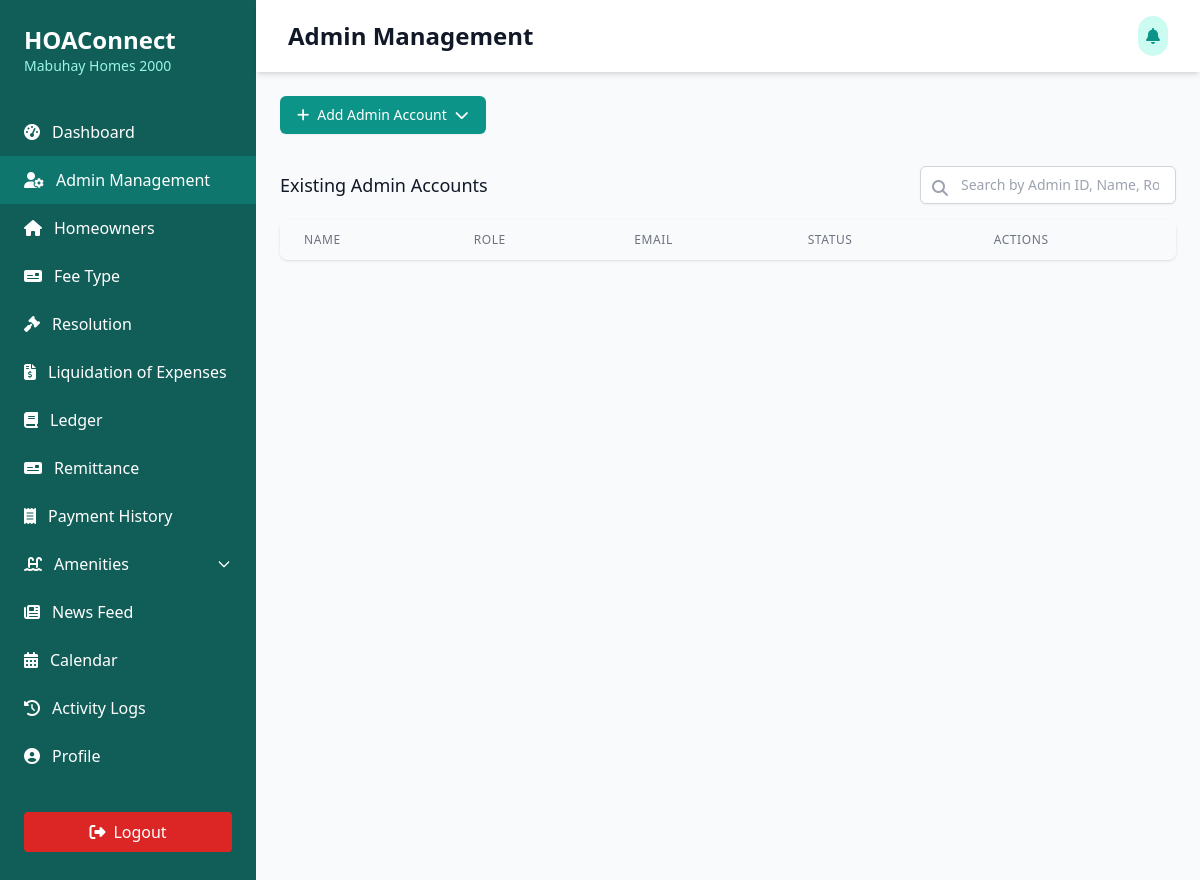
Page /Users/president/president-accounts.php on the earlier database version.
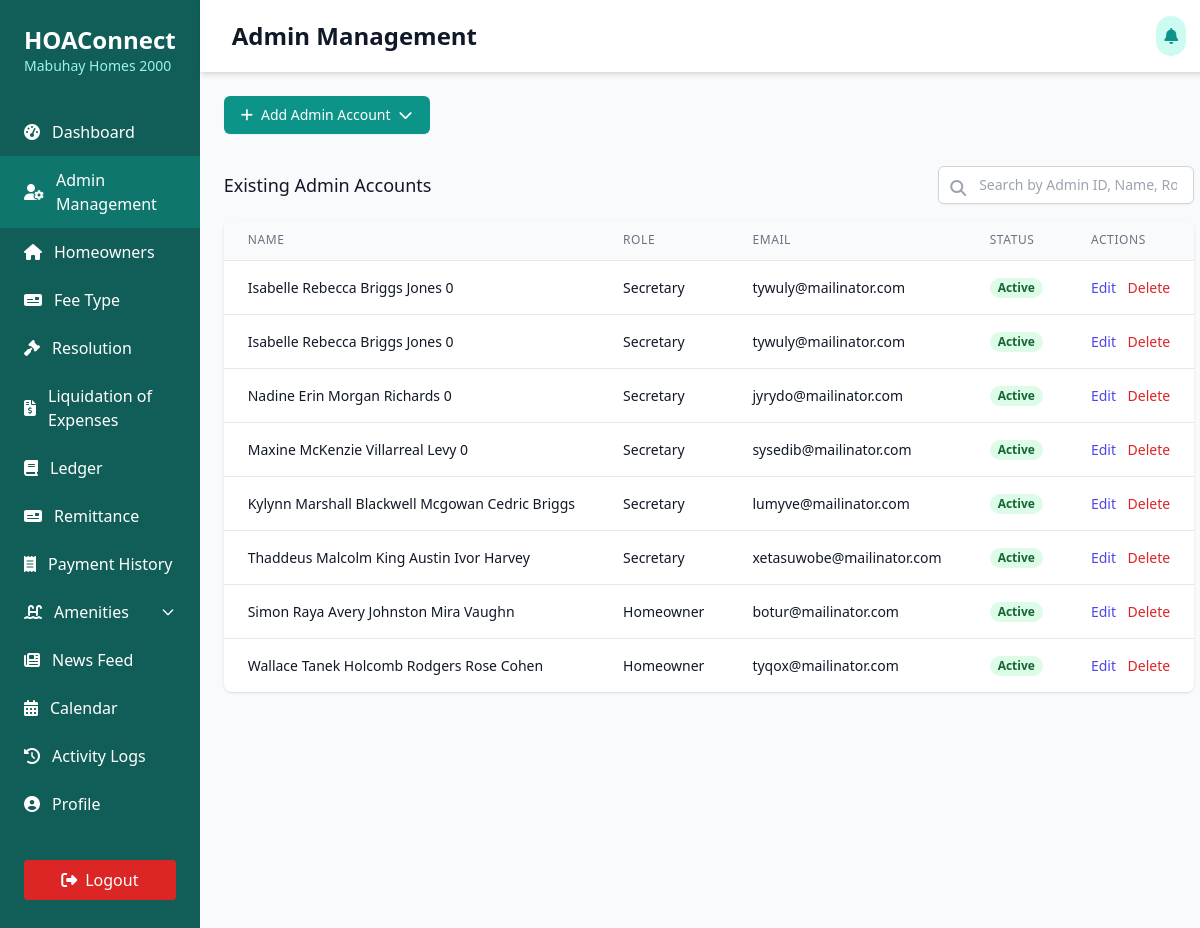
Same page on the later database version.
### tables this page shows
CREATE TABLE `users` (
  `id` int(11) NOT NULL,
  `role_id` int(11) NOT NULL,
  `user_id` int(11) NOT NULL,
  `first_name` varchar(255) NOT NULL,
  `middle_name` varchar(255) NOT NULL,
  `last_name` varchar(255) NOT NULL,
  `suffix` varchar(50) NOT NULL,
  `email_address` varchar(100) NOT NULL,
  `hoa_number` int(11) DEFAULT NULL,
  `phone_number` varchar(100) NOT NULL,
  `age` int(11) NOT NULL,
  `date_of_birth` date NOT NULL,
  `citizenship` varchar(100) NOT NULL,
  `civil_status` varchar(100) NOT NULL,
  `home_address` varchar(255) DEFAULT NULL,
  `lot_number` int(11) NOT NULL,
  `block_number` int(11) NOT NULL,
  `phase_number` int(11) NOT NULL,
  `village_name` varchar(200) NOT NULL,
  `date_created` date NOT NULL,
  `date_updated` date NOT NULL
);

### Users/president/president-accounts.php (the view, shortened to what this page needs)
<?php
include('../../connection/connection.php');
?>
<!DOCTYPE html>
<html lang="en">
<head>
  <script src="https://cdn.tailwindcss.com"></script>
  <link rel="stylesheet" href="https://cdnjs.cloudflare.com/ajax/libs/font-awesome/6.4.0/css/all.min.css" />
</head>
<body class="bg-gray-50">
  <div class="min-h-screen flex">
    <div class="bg-teal-800 text-white w-64 py-6 flex flex-col">
      <div class="px-6 mb-8">
        <h1 class="text-2xl font-bold">HOAConnect</h1>
        <p class="text-sm text-teal-200">Mabuhay Homes 2000</p>
      </div>
      <nav class="flex-1">
        <a href="president-dashboard.html" class="flex items-center px-6 py-3 hover:bg-teal-600">
          <i class="fas fa-tachometer-alt mr-3"></i>
          <span>Dashboard</span>
        </a>
        <a href="president-accounts.php" class="flex items-center px-6 py-3 hover:bg-teal-600">
          <i class="fas fa-user-gear mr-3"></i>
          <span>Admin Management</span>
        </a>
        <a href="registered-homeowners.php" class="flex items-center px-6 py-3 hover:bg-teal-600">
          <i class="fas fa-home mr-3"></i>
          <span>Homeowners</span>
        </a>
        <a href="president-feetype.html" class="flex items-center px-6 py-3 hover:bg-teal-600">
          <i class="fas fa-money-check mr-3"></i>
          <span>Fee Type</span>
        </a>
        <a href="president-projectproposal.html" class="flex items-center px-6 py-3 hover:bg-teal-600">
          <i class="fas fa-gavel mr-3"></i>
          <span>Resolution</span>
        </a>
        <a href="president-liquidation.html" class="flex items-center px-6 py-3 hover:bg-teal-600">
          <i class="fas fa-file-invoice-dollar mr-3"></i>
          <span>Liquidation of Expenses</span>
        </a>
        <a href="president-ledger.html" class="flex items-center px-6 py-3 hover:bg-teal-600">
          <i class="fas fa-book mr-3"></i>
          <span>Ledger</span>
        </a>
        <a href="president-remittance.html" class="flex items-center px-6 py-3 hover:bg-teal-600">
          <i class="fas fa-money-check mr-3"></i>
          <span>Remittance</span>
        </a>
        <a href="president-payment-history.html" class="flex items-center px-6 py-3 hover:bg-teal-600">
          <i class="fas fa-receipt mr-3"></i>
          <span>Payment History</span>
        </a>
         <div x-data="{ open: false }">
          <button @click="open = !open" :aria-expanded="open" class="flex items-center w-full px-6 py-3 hover:bg-teal-600 focus:outline-none">
            <i class="fas fa-swimming-pool mr-3"></i>
            <span class="flex-1 text-left">Amenities</span>
            <svg :class="{ 'rotate-180': open }" class="w-4 h-4 transition-transform duration-200" fill="none" stroke="currentColor" viewBox="0 0 24 24">
              <path stroke-linecap="round" stroke-linejoin="round" stroke-width="2" d="M19 9l-7 7-7-7" />
            </svg>
          </button>
        </div>
        <a href="president-newsfeed.html" class="flex items-center px-6 py-3 hover:bg-teal-600">
          <i class="fas fa-newspaper mr-3"></i>
          <span>News Feed</span>
        </a>
        <a href="president-calendar.html" class="flex items-center px-6 py-3 hover:bg-teal-600">
          <i class="fas fa-calendar-alt mr-3"></i>
          <span>Calendar</span>
        </a>
        <a href="president-logs.html" class="flex items-center px-6 py-3 hover:bg-teal-600">
          <i class="fas fa-history mr-3"></i>
          <span>Activity Logs</span>
        </a>
        <a href="president-profile.html" class="flex items-center px-6 py-3 hover:bg-teal-600">
          <i class="fas fa-user-circle mr-3"></i>
          <span>Profile</span>
        </a>
      </nav>
      <div class="px-6 py-4 mt-auto">
        <button class="mt-4 w-full bg-red-600 hover:bg-red-700 text-white py-2 px-4 rounded flex items-center justify-center">
          <i class="fas fa-sign-out-alt mr-2"></i> Logout
        </button>
      </div>
    </div>
    <div class="flex-1 flex flex-col">
      <header class="bg-white shadow-md">
        <div class="max-w-7xl mx-auto py-4 px-4 sm:px-6 lg:px-8 flex justify-between items-center">
            <h1 class="text-2xl font-bold text-gray-900">Admin Management</h1>
            <div class="flex items-center space-x-2">
              <button class="bg-teal-100 p-2 rounded-full text-teal-600 hover:bg-teal-200">
                <i class="fas fa-bell"></i>
              </button>
            </div>
          </div>
    </header>
      <main class="flex-1 p-6">
        <div class="mb-6" x-data="{ open: false }">
          <div class="relative inline-block text-left">
            <button @click="open = !open" type="button"
              class="inline-flex justify-center items-center py-2 px-4 border border-transparent rounded-md shadow-sm text-sm font-medium text-white bg-teal-600 hover:bg-teal-700 focus:outline-none focus:ring-2 focus:ring-offset-2 focus:ring-teal-500">
              <i class="fas fa-plus mr-2"></i>
              Add Admin Account
              <i class="fas fa-chevron-down ml-2"></i>
            </button>
          </div>
        </div>
        <div class="mt-8">
          <div class="flex justify-between items-center mb-4">
            <h3 class="text-lg font-medium text-gray-900">Existing Admin Accounts</h3>
            <div class="relative">
              <input type="text" id="search-input" placeholder="Search by Admin ID, Name, Role, or Email..."
                class="w-full sm:w-64 border border-gray-300 rounded-md shadow-sm py-2 pl-10 pr-4 focus:outline-none focus:ring-2 focus:ring-teal-500 focus:border-teal-500 sm:text-sm"
                onkeyup="searchTable()" />
              <span class="absolute left-3 top-2.5 text-gray-400">
                <i class="fas fa-search"></i>
              </span>
            </div>
          </div>
          <div class="bg-white shadow rounded-lg overflow-hidden">
            <div class="overflow-x-auto">
              <table id="secretary-table" class="min-w-full divide-y divide-gray-200">
                <thead class="bg-gray-50">
                  <tr>
                    <th scope="col" class="px-6 py-3 text-left text-xs font-medium text-gray-500 uppercase tracking-wider">
                      Name
                    </th>
                    <th scope="col" class="px-6 py-3 text-left text-xs font-medium text-gray-500 uppercase tracking-wider">
                      Role
                    </th>
                    <th scope="col" class="px-6 py-3 text-left text-xs font-medium text-gray-500 uppercase tracking-wider">
                      Email
                    </th>
                    <th scope="col" class="px-6 py-3 text-left text-xs font-medium text-gray-500 uppercase tracking-wider">
                      Status
                    </th>
                    <th scope="col" class="px-6 py-3 text-left text-xs font-medium text-gray-500 uppercase tracking-wider">
                      Actions
                    </th>
                  </tr>
                </thead>
                <tbody class="bg-white divide-y divide-gray-200">
                <?php
                $sql_query_accounts = "SELECT * FROM users";
                $run_sql_query_accounts = mysqli_query($conn, $sql_query_accounts);
                if(mysqli_num_rows($run_sql_query_accounts) > 0){
                  foreach($run_sql_query_accounts as $row_accounts){
                    ?>
                    <tr>
                      <td class="px-6 py-4 whitespace-nowrap text-sm text-gray-900">
                        <?php echo $row_accounts['first_name'] . ' ' . $row_accounts['middle_name'] . ' ' . $row_accounts['last_name'] . ' ' . $row_accounts['suffix']; ?>
                      </td>
                      <td class="px-6 py-4 whitespace-nowrap text-sm text-gray-900">
                        <?php
                          if($row_accounts['role_id'] == 2){
                            echo "Secretary";
                          }elseif($row_accounts['role_id'] == 3){
                            echo "Admin";
                          }elseif($row_accounts['role_id'] == 4){
                            echo "Treasurer";
                          }elseif($row_accounts['role_id'] == 5){
                            echo "Audit";
                          }else{
                            echo "Homeowner";
                          }
                        ?>
                      </td>
                      <td class="px-6 py-4 whitespace-nowrap text-sm text-gray-900">
                        <?php echo $row_accounts['email_address']; ?>
                      </td>
                      <td class="px-6 py-4 whitespace-nowrap text-sm">
                        <span class="px-2 inline-flex text-xs leading-5 font-semibold rounded-full bg-green-100 text-green-800">
                          Active
                        </span>
                      </td>
                      <td class="px-6 py-4 whitespace-nowrap text-sm font-medium space-x-2">
                        <a href="president-edit-accounts.php?user_id=<?php echo $row_accounts['user_id']; ?>"
                          class="text-indigo-600 hover:text-indigo-900">
                          Edit
                        </a>
                        <a href="../../Query/delete-account.php?user_id=<?php echo $row_accounts['user_id']; ?>" onclick="return confirm('Are you sure you want to delete this account?')" class="text-red-600 hover:text-red-900">Delete</a>
                      </td>
                    <?php
                  }
                }
                ?>
                </tbody>
              </table>
            </div>
          </div>
        </div>
      </main>
    </div>
  </div>
</body>
</html>

Differences in the rows shown:
added users: first_name "Isabelle", middle_name "Rebecca Briggs", last_name "Jones", suffix "0", shows "Secretary", email_address "tywuly@mailinator.com"
added users: first_name "Isabelle", middle_name "Rebecca Briggs", last_name "Jones", suffix "0", shows "Secretary", email_address "tywuly@mailinator.com"
added users: first_name "Nadine", middle_name "Erin Morgan", last_name "Richards", suffix "0", shows "Secretary", email_address "jyrydo@mailinator.com"
added users: first_name "Maxine", middle_name "McKenzie Villarreal", last_name "Levy", suffix "0", shows "Secretary", email_address "sysedib@mailinator.com"
added users: first_name "Kylynn", middle_name "Marshall Blackwell", last_name "Mcgowan", suffix "Cedric Briggs", shows "Secretary", email_address "lumyve@mailinator.com"
added users: first_name "Thaddeus", middle_name "Malcolm King", last_name "Austin", suffix "Ivor Harvey", shows "Secretary", email_address "xetasuwobe@mailinator.com"
added users: first_name "Simon", middle_name "Raya Avery", last_name "Johnston", suffix "Mira Vaughn", shows "Homeowner", email_address "botur@mailinator.com"
added users: first_name "Wallace", middle_name "Tanek Holcomb", last_name "Rodgers", suffix "Rose Cohen", shows "Homeowner", email_address "tyqox@mailinator.com"
